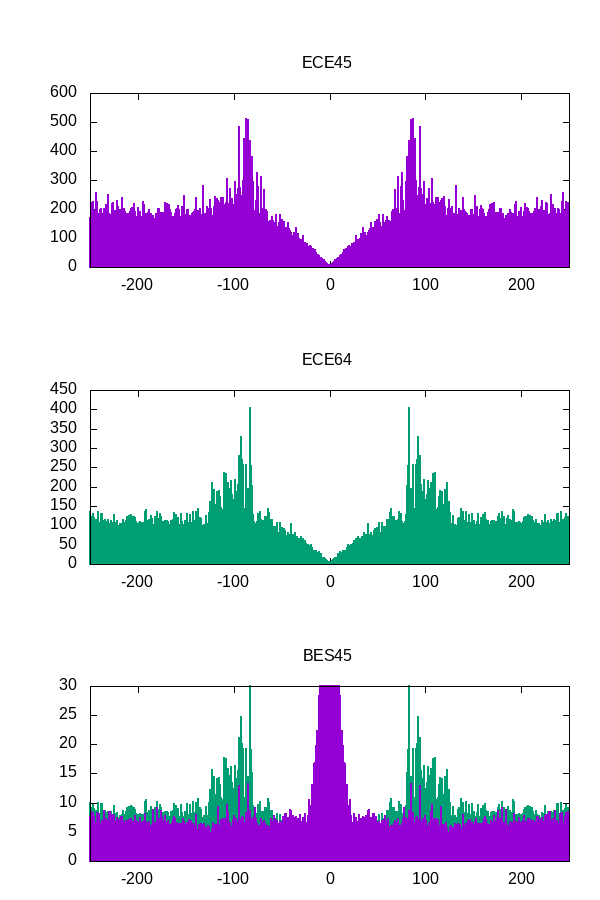

Write gnuplot code to recreate this figure.
#!/usr/bin/gnuplot -persist
#
#    
#    	G N U P L O T
#    	Version 5.2 patchlevel 8    last modified 2019-12-01 
#    
#    	Copyright (C) 1986-1993, 1998, 2004, 2007-2019
#    	Thomas Williams, Colin Kelley and many others
#    
#    	gnuplot home:     http://www.gnuplot.info
#    	faq, bugs, etc:   type "help FAQ"
#    	immediate help:   type "help"  (plot window: hit 'h')
# set terminal qt 0 font "Sans,9"
# set output
unset clip points
set clip one
unset clip two
set errorbars front 1.000000 
set border 31 front lt black linewidth 1.000 dashtype solid
set zdata 
set ydata 
set xdata 
set y2data 
set x2data 
set boxwidth
set style fill  empty border
set style rectangle back fc  bgnd fillstyle   solid 1.00 border lt -1
set style circle radius graph 0.02 
set style ellipse size graph 0.05, 0.03 angle 0 units xy
set dummy x, y
set format x "% h" 
set format y "% h" 
set format x2 "% h" 
set format y2 "% h" 
set format z "% h" 
set format cb "% h" 
set format r "% h" 
set ttics format "% h"
set timefmt "%d/%m/%y,%H:%M"
set angles radians
set tics back
unset grid
unset raxis
set theta counterclockwise right
set style parallel front  lt black linewidth 2.000 dashtype solid
set key title "" center
set key fixed right top vertical Right noreverse enhanced autotitle nobox
set key noinvert samplen 4 spacing 1 width 0 height 0 
set key maxcolumns 0 maxrows 0
set key noopaque
unset label
unset arrow
set style increment default
unset style line
unset style arrow
set style histogram clustered gap 2 title textcolor lt -1
unset object
set style textbox transparent margins  1.0,  1.0 border  lt -1 linewidth  1.0
set offsets 0, 0, 0, 0
set pointsize 0.2
set pointintervalbox 1
set encoding default
unset polar
unset parametric
unset decimalsign
unset micro
unset minussign
set view 60, 30, 1, 1
set view azimuth 0
set rgbmax 255
set samples 100, 100
set isosamples 10, 10
set surface 
unset contour
set cntrlabel  format '%8.3g' font '' start 5 interval 20
set mapping cartesian
set datafile separator whitespace
unset hidden3d
set cntrparam order 4
set cntrparam linear
set cntrparam levels 5
set cntrparam levels auto
set cntrparam firstlinetype 0 unsorted
set cntrparam points 5
set size ratio 0 1,1
set origin 0,0
set style data histeps
set style function lines
unset xzeroaxis
unset yzeroaxis
unset zzeroaxis
unset x2zeroaxis
unset y2zeroaxis
set xyplane relative 0.5
set tics scale  1, 0.5, 1, 1, 1
set mxtics default
set mytics default
set mztics default
set mx2tics default
set my2tics default
set mcbtics default
set mrtics default
set nomttics
set xtics border in scale 1,0.5 mirror norotate  autojustify
set xtics  norangelimit autofreq 
set ytics border in scale 1,0.5 mirror norotate  autojustify
set ytics  norangelimit autofreq 
set ztics border in scale 1,0.5 nomirror norotate  autojustify
set ztics  norangelimit autofreq 
unset x2tics
unset y2tics
set cbtics border in scale 1,0.5 mirror norotate  autojustify
set cbtics  norangelimit autofreq 
set rtics axis in scale 1,0.5 nomirror norotate  autojustify
set rtics  norangelimit autofreq 
unset ttics
set title "" 
set title  font "" textcolor lt -1 norotate
set timestamp bottom 
set timestamp "" 
set timestamp  font "" textcolor lt -1 norotate
set trange [ * : * ] noreverse nowriteback
set urange [ * : * ] noreverse nowriteback
set vrange [ * : * ] noreverse nowriteback
set xlabel "" 
set xlabel  font "" textcolor lt -1 norotate
set x2label "" 
set x2label  font "" textcolor lt -1 norotate
set xrange [ * : * ] noreverse writeback
set x2range [ * : * ] noreverse writeback
set ylabel "" 
set ylabel  font "" textcolor lt -1 rotate
set y2label "" 
set y2label  font "" textcolor lt -1 rotate
set yrange [ * : * ] noreverse writeback
set y2range [ * : * ] noreverse writeback
set zlabel "" 
set zlabel  font "" textcolor lt -1 norotate
set zrange [ * : * ] noreverse writeback
set cblabel "" 
set cblabel  font "" textcolor lt -1 rotate
set cbrange [ * : * ] noreverse writeback
set rlabel "" 
set rlabel  font "" textcolor lt -1 norotate
set rrange [ * : * ] noreverse writeback
unset logscale
unset jitter
set zero 1e-08
set lmargin  -1
set bmargin  -1
set rmargin  -1
set tmargin  -1
set locale "en_US.UTF-8"
set pm3d explicit at s
set pm3d scansautomatic
set pm3d interpolate 1,1 flush begin noftriangles noborder corners2color mean
set pm3d nolighting
set palette positive nops_allcF maxcolors 0 gamma 1.5 color model RGB 
set palette rgbformulae 7, 5, 15
set colorbox default
set colorbox vertical origin screen 0.9, 0.2 size screen 0.05, 0.6 front  noinvert bdefault
set style boxplot candles range  1.50 outliers pt 7 separation 1 labels auto unsorted
set loadpath 
set fontpath 
set psdir
set fit brief errorvariables nocovariancevariables errorscaling prescale nowrap v5
file(s) = sprintf('122117.%s.pspecScaled',s)
f(x)=a*tanh(x/w)
GNUTERM = "qt"
d = "ECE45"
a = 10
w = 100
## Last datafile plotted: "122117.BES45.pspecScaled"
set style data impulses
set term png size 600,900
set output 'figs/plotting.detectors.png'
set multiplot
set size 1,.3
set origin 0,.66
set lmargin screen .15
set rmargin screen .95
set xrange [-250:250]
set title 'ECE45'
plot for [i=2:75] file('ECE45') u 1:i lc 1 lw 2 notitle
#plot for [i=2:75] file('ECE45') u 1:i with points pt 7 lc 1 notitle
set origin 0,.33
set title 'ECE64'
plot for [i=2:75] file('ECE64') u 1:i lc 2 lw 2 notitle
#plot for [i=2:75] file('ECE64') u 1:i with points pt 7 lc 2 notitle
set origin 0,0
set title 'BES45'
set yrange [0:30]
set y2range [0:400]
plot for [i=2:75] file('ECE64') u 1:i axes x1y2 lc 2 lw 2 notitle,\
for [i=2:75] file('BES45') u 1:i lc 1 lw 2 notitle
#plot for [i=2:75] file('BES45') u 1:i with points pt 7 lc 3 notitle
unset multiplot
#    EOF
